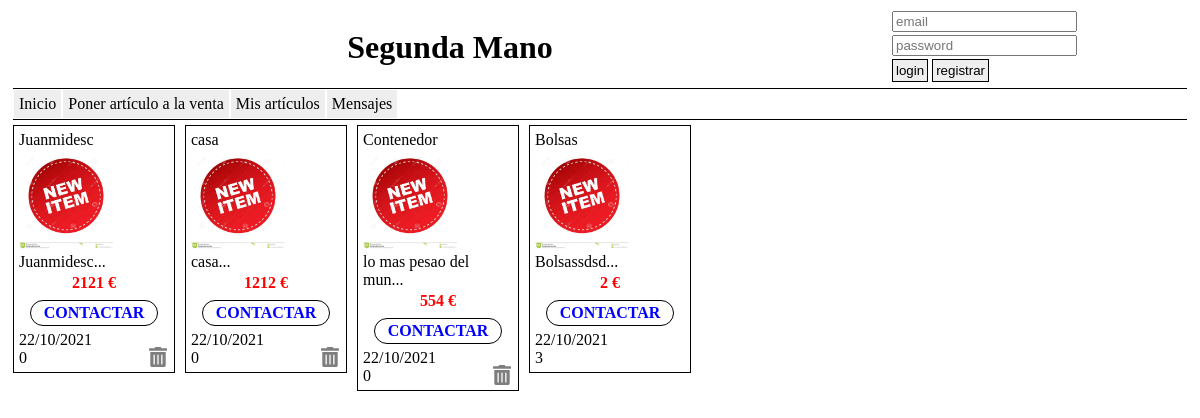
/SegundaMano/index.php, run on the app's committed database.
### tables this page shows
CREATE TABLE `articulos` (
  `id` int(11) NOT NULL,
  `titulo` varchar(200) NOT NULL,
  `descripcion` varchar(200) NOT NULL,
  `precio` decimal(10,0) NOT NULL,
  `foto_articulo` varchar(200) NOT NULL,
  `id_usuario` int(11) NOT NULL,
  `fecha` timestamp NOT NULL DEFAULT current_timestamp()
);

### SegundaMano/modelos/Sesion.php (called while the page is built, shortened)
<?php
class Sesion {
    static public function existe() {
        return isset($_SESSION['id_usuario_sesion']);
    }
    static public function obtener(){
        if(isset($_SESSION['id_usuario_sesion']))
            return $_SESSION['id_usuario_sesion'];
        else
            return false;
    }
}

### SegundaMano/modelos/ArticuloDAO.php (called while the page is built, shortened)
<?php
class ArticuloDAO {
    private $conn;
    public function __construct($conn) {
        $this->conn = $conn;
    }
    public function findAll($orden = 'ASC', $campo = 'id') {
        $sql = "SELECT *,date_format(fecha,'%e/%c/%Y') as fecha FROM articulos ORDER BY $campo $orden";
        if (!$result = $this->conn->query($sql)) {
            die("Error en la SQL: " . $this->conn->error);
        }
        $array_obj_articulos = array();
        while ($articulo = $result->fetch_object('Articulo')) {
            $array_obj_articulos[] = $articulo;
        }
        return $array_obj_articulos;
    }
}

### SegundaMano/modelos/Articulo.php (called while the page is built, shortened)
<?php
class Articulo {
    private $id;
    private $titulo;
    private $descripcion;
    private $precio;
    private $fecha;
    private $id_usuario;
    function getFecha() {
        return $this->fecha;
    }
    function getId() {
        return $this->id;
    }
    function getTitulo() {
        return $this->titulo;
    }
    function getDescripcion() {
        return $this->descripcion;
    }
    function getPrecio() {
        return $this->precio;
    }
    function getId_usuario() {
        return $this->id_usuario;
    }
}

### SegundaMano/index.php (the view, shortened to what this page needs)
<?php
require 'modelos/ConexionBD.php';
require 'modelos/Articulo.php';
require 'modelos/Sesion.php';
require 'modelos/ArticuloDAO.php';
$conn = ConexionBD::conectar();
$articuloDAO = new ArticuloDAO($conn);
$articulos = $articuloDAO->findAll('DESC');
?><!DOCTYPE html>
<html>
    <head>
    </head>
    <body>
        <header>
            <?php if (Sesion::existe()): ?>
                <?php
                $usuDAO = new UsuarioDAO($conn);
                $usuario = $usuDAO->find(Sesion::obtener());
                ?>
                <div id="usuario">
                    <img src="imagenes/<?= $usuario->getFoto() ?>" style="border: 1px solid black; height: 80px; width: 80px; border-radius: 100px">
                    <?= $usuario->getNombre() ?> ( <a href="logout.php">cerrar sesión</a> )
                </div>
            <?php else: ?>
                <form id="login" action="login.php" method="post">
                    <input type="text" placeholder="email" name="email">
                    <input type="password" placeholder="password" name="password"><br>
                    <input type="submit" value="login" class="boton_formulario">
                    <input type="button" onclick="location.href = 'registrar.php'" value="registrar" class="boton_formulario">
                </form>
            <?php endif; ?>
            <div id="titulo">
                <h1>Segunda Mano</h1>
            </div>
        </header>
        <menu>
            <ul id="menu_usuario">
                <li><a href="index.php">Inicio</a></li>
                <li><a href="anadir_articulo.php">Poner artículo a la venta</a></li>
                <li><a href="mis_articulos.php">Mis artículos</a></li>
                <li><a href="mensajes.php">Mensajes</a></li>
            </ul>
        </menu>
        <main>
            <?php foreach ($articulos as $a): ?>
                <div class="articulo_listado">
                    <div class="titulo_articulo"><?= $a->getTitulo() ?></div>
                    <img class="fotos_articulo" src="imagenes/articulo_generico.jpg">
                    <div class="descripcion_articulo"><?= substr($a->getDescripcion(), 0, 20) . "..." ?></div>
                    <div class="precio_articulo"><?= $a->getPrecio() ?> €</div>
                    <div class="contactar">CONTACTAR</div>
                    <div class="fecha_articulo"><?= $a->getFecha() ?></div>
                    <?= $a->getId_usuario(); ?>
                    <?php if ($a->getId_usuario() == Sesion::obtener()): ?>
                        <div class="borrar_articulo"><a href="borrar.php?id=<?= $a->getId() ?>"><img src="iconos/trash.svg" class="papelera"></a></div>
                            <?php endif; ?>
                </div>
            <?php endforeach; ?>
        </main>
    </body>
</html>

### SegundaMano/index.php (style rules this page uses)
header { overflow: auto; }
#usuario,#login { width: 300px; float: right; }
#login input { margin-top: 3px; }
#titulo { margin-right: 300px; text-align: center; }
.boton_formulario { border:1px solid black; box-sizing: border-box; display: inline-block; padding: 3px; background-color: #eee; text-decoration: none; color:black; }
.fotos_articulo { height: 100px; }
.articulo_listado { float: left; min-height: 200px; border: 1px solid black; margin: 5px; padding: 5px; position: relative; width: 150px; }
.papelera { height: 20px; opacity: 0.5; }
.borrar_articulo { position: absolute; bottom:5px; right:5px; width: 20px; height: 20px; }
main { overflow: auto; }
.precio_articulo { font-weight: bold; color:#f00; width: 100px; padding: 3px; text-align: center; margin: auto; font-family: verdana; }
.contactar { font-size: 1em; font-weight: bold; color:#00f; border: 1px solid black; width: 120px; padding: 3px; border-radius: 50px; text-align: center; margin: 5px auto; font-family: verdana; }
menu { overflow: auto; border-bottom: 1px solid black; border-top: 1px solid black; margin: 0px 5px; padding: 0px; }
ul#menu_usuario { margin: 0px; padding: 0px; }
ul#menu_usuario li { margin: 0px; padding: 5px; list-style-type: none; float: left; border: 1px solid white; cursor: pointer; background-color: #eee; }
ul#menu_usuario li a { text-decoration: none; color:black; cursor: pointer; }

### data on the page
articulos: titulo "Juanmidesc", descripcion "Juanmidesc", precio "2121", Fecha "22/10/2021", id_usuario "0"
articulos: titulo "casa", descripcion "casa", precio "1212", Fecha "22/10/2021", id_usuario "0"
articulos: titulo "Contenedor", descripcion "lo mas pesao del mun", precio "554", Fecha "22/10/2021", id_usuario "0"
articulos: titulo "Bolsas", descripcion "Bolsassdsd", precio "2", Fecha "22/10/2021", id_usuario "3"
